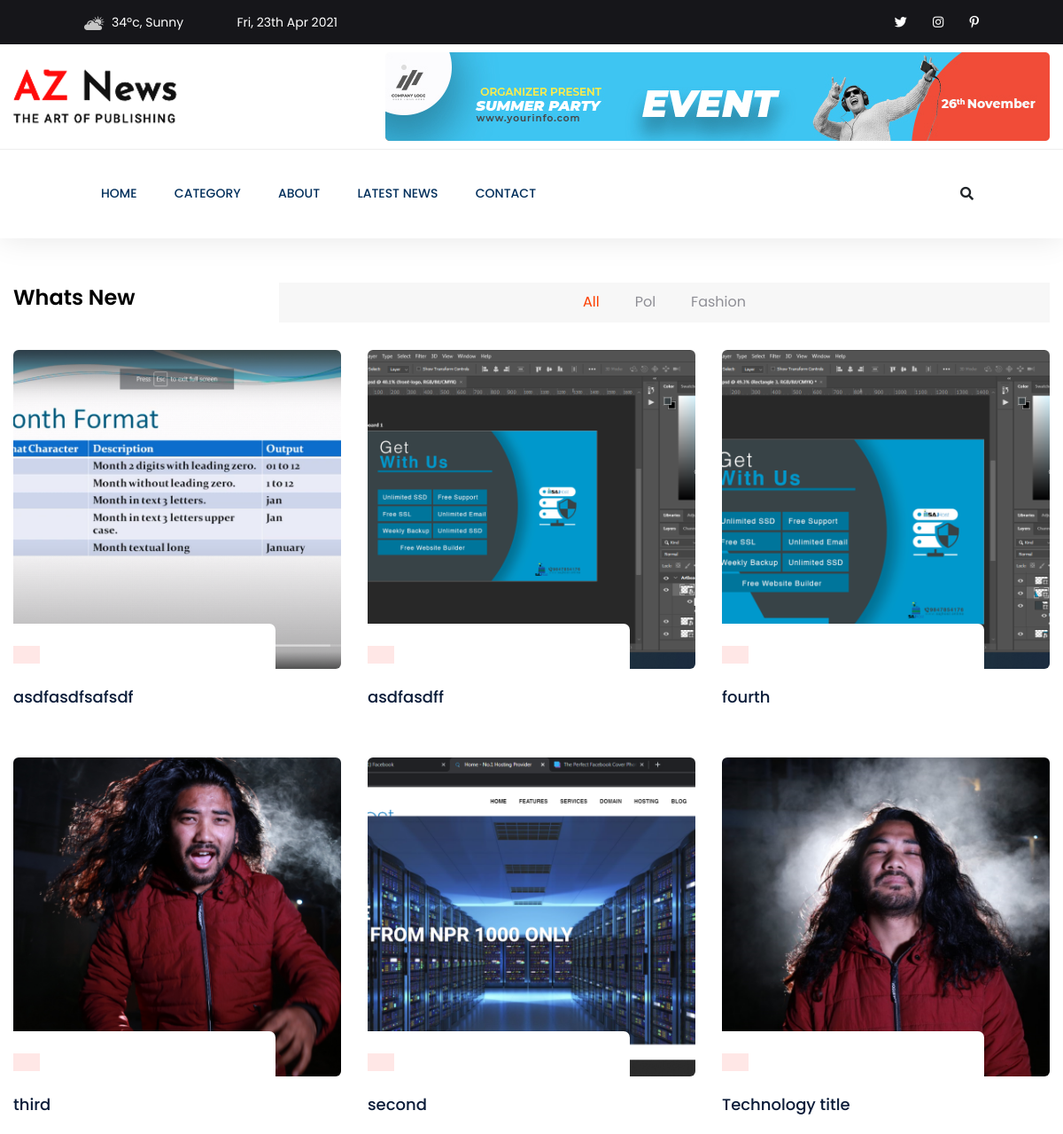
Page /category/ (upper part) on the earlier database version.
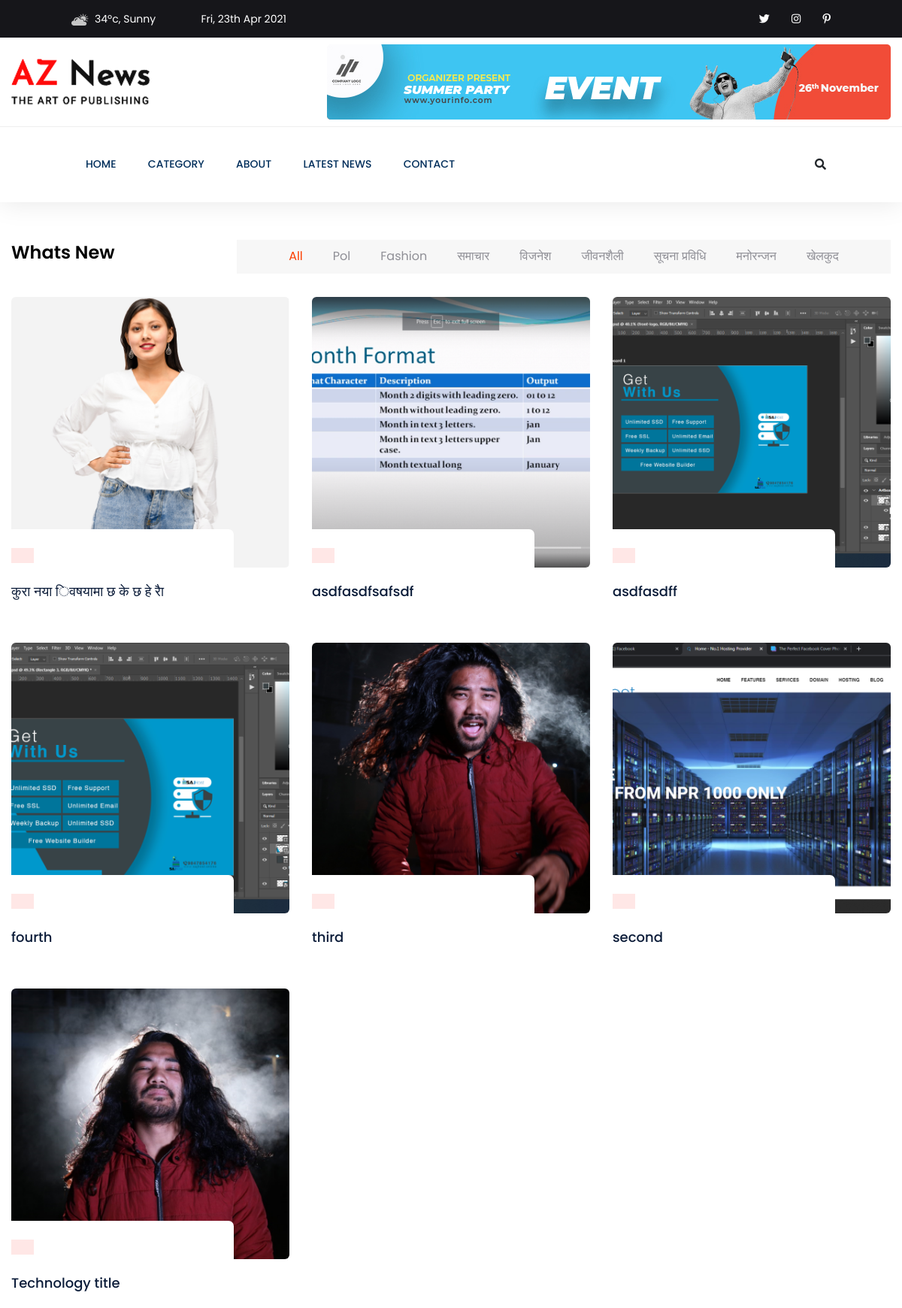
Same page on the later database version.
### home/models.py (models this page shows, shortened)
class Category(models.Model):
    title = models.CharField(max_length=255)
    slug = models.SlugField(max_length=255, unique=True)
    class Meta:
        verbose_name_plural = 'categories'

class News(models.Model):
    title = models.CharField(max_length=255)
    feature_image = models.ImageField(upload_to="news_feature_image")
    description = models.TextField()
    views = models.IntegerField(default=0)
    address = models.CharField(max_length=155, blank=True, null=True)
    category = models.ForeignKey(Category, related_name="news", on_delete=models.CASCADE)
    tag = models.ForeignKey(Tag, blank=True, null=True, on_delete=models.SET_NULL)
    author = models.CharField(max_length=120, default="admin")
    created_at = models.DateTimeField(auto_now_add=True)
    updated_at = models.DateTimeField(auto_now_add = True)
    is_published = models.BooleanField(default=True)
    is_trending = models.BooleanField(default=False)
    class Meta:
        ordering = ('-created_at',)
    def get_absolute_url(self):
        return reverse('blog-single', args=[self.id])

### home/views.py (the view)
# urls.py: path('category/', views.category, name="category"),
def category(request):
    news = News.objects.all()
    categories = Category.objects.all()
    context = {
        'news': news,
        'categories': categories,
    }
    return render(request, 'category.html', context)

### templates/category.html (shortened to what this page needs)
{% extends 'base.html' %}
{% block css %}
 <link rel="stylesheet" href="assets/css/responsive.css">
{% endblock css %}
{% block content %}
    <main>
    <section class="whats-news-area pt-50 pb-20">
        <div class="container">
            <div class="row">
            <div class="col-lg-12">
                <div class="row d-flex justify-content-between">
                    <div class="col-lg-3 col-md-3">
                        <div class="section-tittle mb-30">
                            <h3>Whats New</h3>
                        </div>
                    </div>
                    <div class="col-lg-9 col-md-9">
                        <div class="properties__button">
                            <nav>
                                <div class="nav nav-tabs" id="nav-tab" role="tablist">
                                    <a class="nav-item nav-link active" id="nav-home-tab" data-toggle="tab" href="#nav-home" role="tab" aria-controls="nav-home" aria-selected="true">All</a>
                                    {% for category in categories %}
                                    <a class="nav-item nav-link" id="{{category.slug}}-tab" data-toggle="tab" href="#{{ category.slug }}" role="tab" aria-controls="{{ category.slug }}" aria-selected="false">{{ category.title | title}}</a>
                                    {% endfor %}
                                </div>
                            </nav>
                        </div>
                    </div>
                </div>
                <div class="row">
                    <div class="col-12">
                        <div class="tab-content" id="nav-tabContent">
                            <div class="tab-pane fade show active" id="nav-home" role="tabpanel" aria-labelledby="nav-home-tab">
                                <div class="whats-news-caption">
                                    <div class="row">
                                    {% for item in news %}
                                        <div class="col-lg-4 col-md-4">
                                            <div class="single-what-news mb-100">
                                                <div class="what-img">
                                                    <img src="{{ item.feature_image.url }}" alt="">
                                                </div>
                                                <div class="what-cap">
                                                    <span class="color1">{{ tem.tag }}</span>
                                                    <h4><a href={{ item.get_absolute_url }}>{{ item.title }}</a></h4>
                                                </div>
                                            </div>
                                        </div>
                                    {% endfor %}
                                    </div>
                                </div>
                            </div>
                        </div>
                    </div>
                </div>
            </div>
            </div>
        </div>
    </section>
    </main>
  {% endblock content %}

### templates/base.html (shortened to what this page needs)
{% load static %}
<!doctype html>
<html class="no-js" lang="zxx">
    <head>
            <link rel="stylesheet" href="{% static 'assets/css/bootstrap.min.css' %}">
            <link rel="stylesheet" href="{% static 'assets/css/owl.carousel.min.css' %}">
            <link rel="stylesheet" href="{% static 'assets/css/ticker-style.css' %}">
            <link rel="stylesheet" href="{% static 'assets/css/flaticon.css' %}">
            <link rel="stylesheet" href="{% static 'assets/css/slicknav.css' %}">
            <link rel="stylesheet" href="{% static 'assets/css/animate.min.css' %}">
            <link rel="stylesheet" href="{% static 'assets/css/magnific-popup.css' %}">
            <link rel="stylesheet" href="{% static 'assets/css/fontawesome-all.min.css' %}">
            <link rel="stylesheet" href="{% static 'assets/css/themify-icons.css' %}">
            <link rel="stylesheet" href="{% static 'assets/css/slick.css' %}">
            <link rel="stylesheet" href="{% static 'assets/css/nice-select.css' %}">
            <link rel="stylesheet" href="{% static 'assets/css/style.css' %}">
            <link rel="stylesheet" href="{% static 'assets/css/main.css' %}">
            {% block css %}{% endblock css %}
   </head>
   <body>
    <header>
       <div class="header-area">
            <div class="main-header ">
                <div class="header-top black-bg d-none d-md-block">
                   <div class="container">
                       <div class="col-xl-12">
                            <div class="row d-flex justify-content-between align-items-center">
                                <div class="header-info-left">
                                    <ul>
                                        <li><img src="assets/img/icon/header_icon1.png" alt="">34ºc, Sunny </li>
                                        <li id="my_date"><img src="assets/img/icon/header_icon1.png" alt="">Tuesday, 18th June, </li>
                                    </ul>
                                </div>
                                <div class="header-info-right">
                                    <ul class="header-social">
                                        <li><a href="#"><i class="fab fa-twitter"></i></a></li>
                                        <li><a href="#"><i class="fab fa-instagram"></i></a></li>
                                       <li> <a href="#"><i class="fab fa-pinterest-p"></i></a></li>
                                    </ul>
                                </div>
                            </div>
                       </div>
                   </div>
                </div>
                <div class="header-mid d-none d-md-block">
                   <div class="container">
                        <div class="row d-flex align-items-center">
                            <div class="col-xl-3 col-lg-3 col-md-3">
                                <div class="logo">
                                    <a href="index.html"><img src="assets/img/logo/logo.png" alt=""></a>
                                </div>
                            </div>
                            <div class="col-xl-9 col-lg-9 col-md-9">
                                <div class="header-banner f-right ">
                                    <img src="assets/img/hero/header_card.jpg" alt="">
                                </div>
                            </div>
                        </div>
                   </div>
                </div>
               <div class="header-bottom header-sticky">
                    <div class="container">
                        <div class="row align-items-center">
                            <div class="col-xl-10 col-lg-10 col-md-12 header-flex">
                                <div class="main-menu d-none d-md-block">
                                    <nav>
                                        <ul id="navigation">
                                            <li><a href="{% url 'home' %}">Home</a></li>
                                            <li><a href={% url 'category' %}>Category</a></li>
                                            <li><a href={% url 'about' %}>About</a></li>
                                            <li><a href={% url 'latest' %}>Latest News</a></li>
                                            <li><a href={% url 'contact' %}>Contact</a></li>
                                        </ul>
                                    </nav>
                                </div>
                            </div>
                            <div class="col-xl-2 col-lg-2 col-md-4">
                                <div class="header-right-btn f-right d-none d-lg-block">
                                    <i class="fas fa-search special-tag"></i>
                                </div>
                            </div>
                            <div class="col-12">
                            </div>
                        </div>
                    </div>
               </div>
            </div>
       </div>
    </header>
{% block content %}
{% endblock %}
    </body>
</html>

Differences in the rows shown:
added Category: title "समाचार"
added Category: title "विजनेश"
added Category: title "जीवनशैली"
added Category: title "सूचना प्रविधि"
added Category: title "मनोरन्जन"
added Category: title "खेलकुद"
added News: feature_image (picture), title "कुरा नया िवषयामा छ के छ हे राै"
